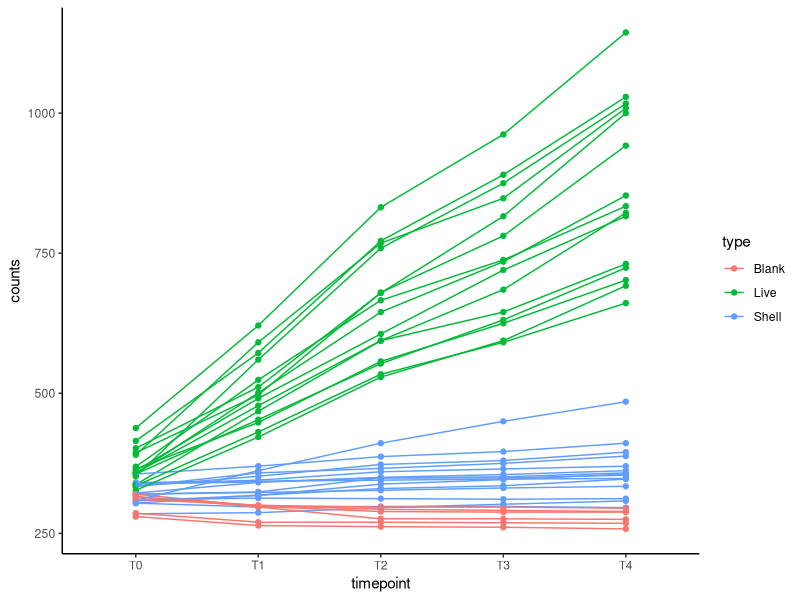
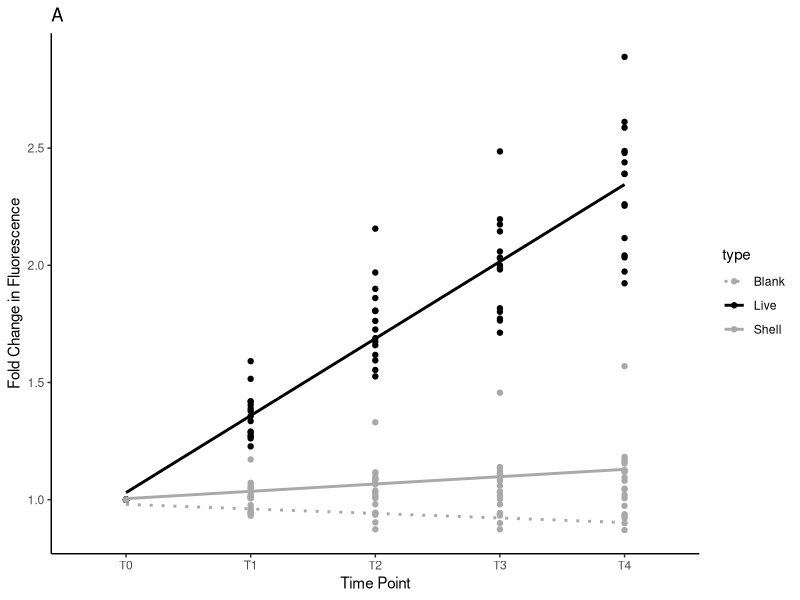
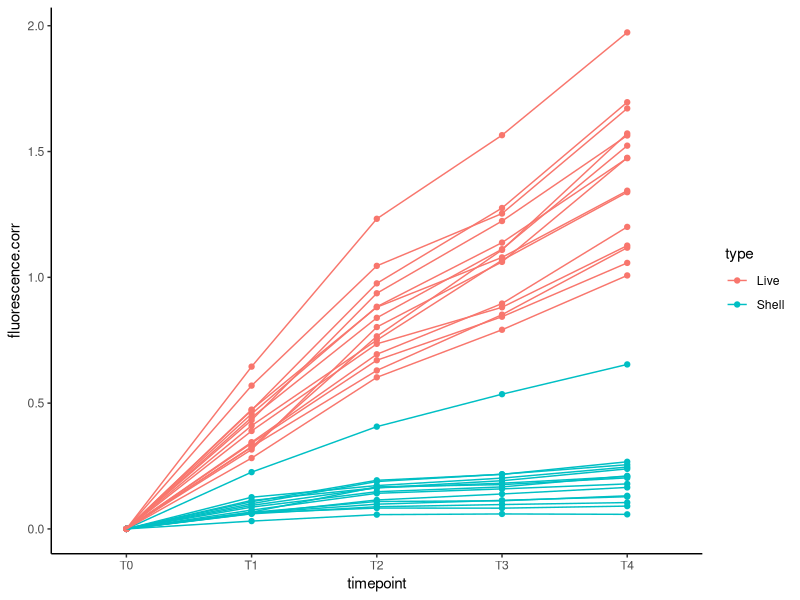
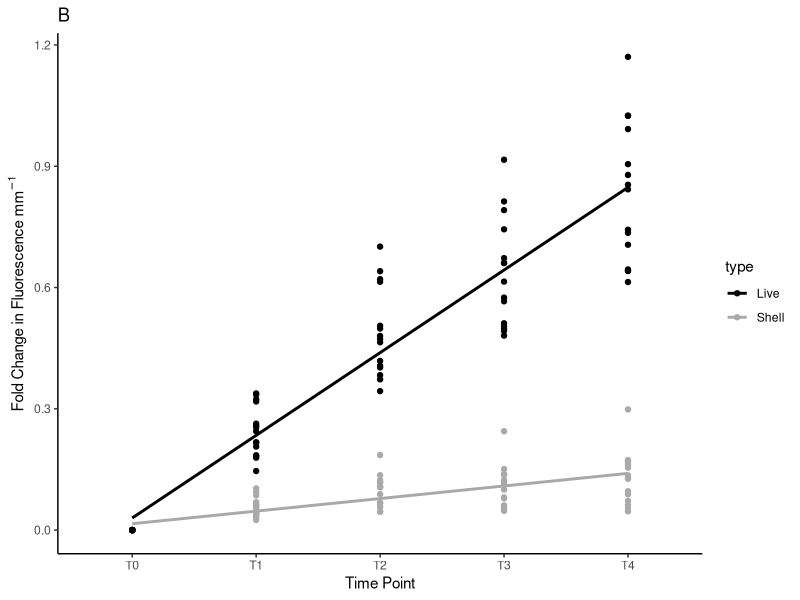
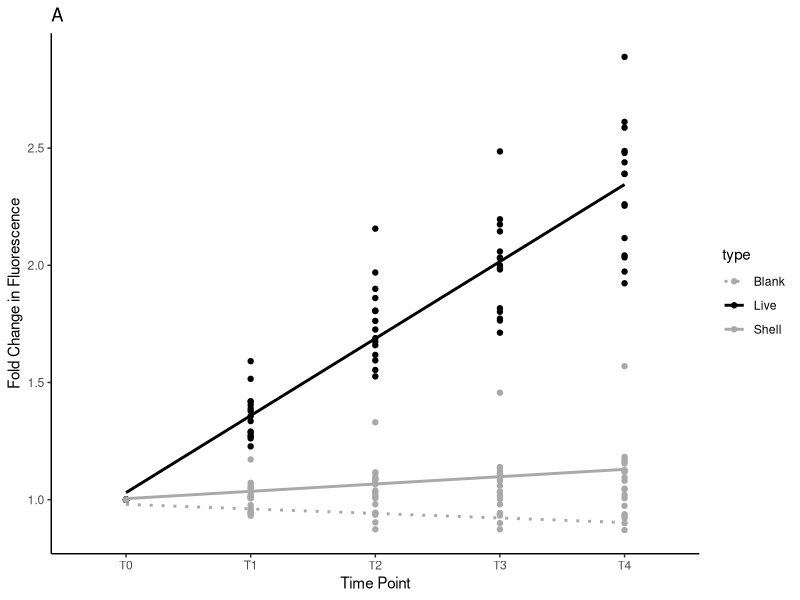
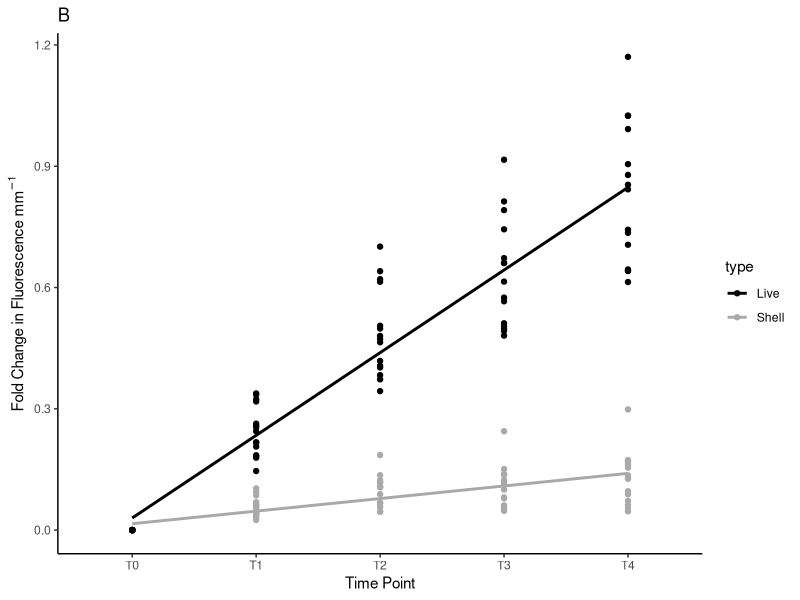

The R source for these figures, in order:
## ---- chunk 1
knitr::opts_chunk$set(echo = TRUE, warning = FALSE, message = FALSE)
## ---- chunk 2
library(MASS) 
library(tidyverse)
library(ggplot2)
library(readxl)
library(cowplot)
library(lme4)
library(lmerTest)
library(car)
library(effects)
library(emmeans)
library(RColorBrewer)
## ---- chunk 3
#read in files
data <- read_xlsx("data/testing/optimization/shell-vs-blank.xlsx", sheet="raw_data")

data<-data%>%
  pivot_longer(cols=c(T0:T4), names_to="timepoint", values_to="counts")
## ---- chunk 4
data%>%
  ggplot(aes(x=timepoint, y=counts, colour=type, group=well))+
  geom_point()+
  geom_line()+
  theme_classic()
## ---- chunk 5
data<-data%>%
  group_by(well)%>%
  arrange(well)%>%
  mutate(fluorescence.norm=counts/first(counts))
## ---- chunk 6
plot1<-data%>%
  ggplot(aes(x=timepoint, y=fluorescence.norm, colour=type, group=well, linetype=type))+
  geom_point()+
  ylab("Fold Change in Fluorescence")+
  xlab("Time Point")+
  ggtitle("A")+
  geom_smooth(aes(group=type), method="lm", se=FALSE)+
  scale_colour_manual(values=c("darkgray", "black", "darkgray"))+
  scale_linetype_manual(values=c("dotted", "solid", "solid"))+
  theme_classic();plot1

ggsave(plot1, filename="figures/testing/shell_live_raw.png", width=5, height=4)
## ---- chunk 7
model<-aov(fluorescence.norm ~ type, data=data)
summary(model)
## ---- chunk 8
blanks<-data%>%
  filter(type=="Blank")%>%
  group_by(timepoint)%>%
  summarise(mean_blank=mean(fluorescence.norm));blanks
## ---- chunk 9
data<-left_join(data, blanks)

data<-data%>%
  filter(!type=="Blank")%>%
  mutate(fluorescence.corr=fluorescence.norm-mean_blank)
## ---- chunk 10
data%>%
  ggplot(aes(x=timepoint, y=fluorescence.corr, colour=type, group=well))+
  geom_point()+
  geom_line()+
  theme_classic()
## ---- chunk 11
data<-data%>%
  mutate(size.mm=as.numeric(size.mm))%>%
  mutate(value.mm=fluorescence.corr/size.mm)
## ---- chunk 12
plot2<-data%>%
  ggplot(aes(x=timepoint, y=value.mm, colour=type, group=well, linetype=type))+
  geom_point()+
  ylab(expression(paste("Fold Change in Fluorescence mm" ^-1)))+
  xlab("Time Point")+
  ggtitle("B")+
  geom_smooth(aes(group=type), method="lm", se=FALSE)+
  scale_colour_manual(values=c("black", "darkgray"))+
  scale_linetype_manual(values=c("solid", "solid"))+
  theme_classic();plot2

ggsave(plot2, filename="figures/testing/shell_live_normalized.png", width=5, height=4)
## ---- chunk 13
model<-aov(value.mm ~ type, data=data)
summary(model)
